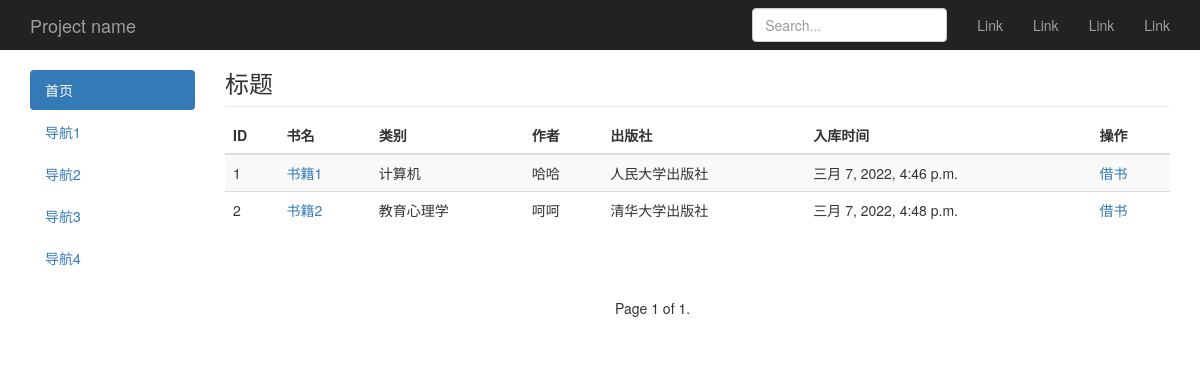
The page /book/list/?page=2 on the database as committed earlier.
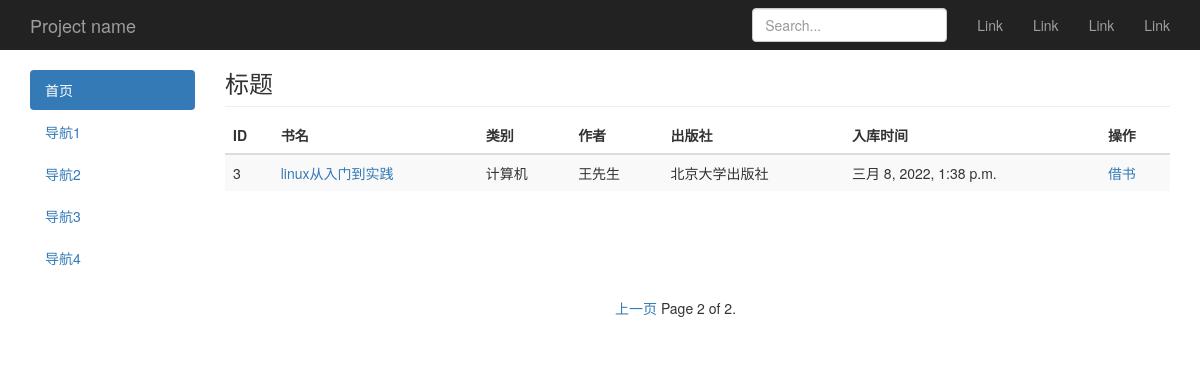
The same page on the database as committed later.
### book/models.py (models this page shows, shortened)
class Book(models.Model):
    choice_status = (
        (0,'正常'),
        (1,'借出中'),
        (2,'已借出'),
        (3,'归还中'),
    )
    name = models.CharField(max_length=30,blank=False,verbose_name='书名')
    category = models.ForeignKey(Category,on_delete=models.CASCADE,default='',blank=False,related_name='books_category',verbose_name='类别')
    author = models.CharField(max_length=30,null=True,blank=False,verbose_name='作者')
    publisher = models.CharField(max_length=30,null=True,blank=False,verbose_name='出版社')
    create_time = models.DateTimeField(auto_now_add=True,verbose_name='入库时间')
    status = models.SmallIntegerField(choices=choice_status,default=0,verbose_name='书籍状态')
    borrower = models.ForeignKey(settings.AUTH_USER_MODEL,on_delete=models.CASCADE,null=True,blank=True,related_name='books_borrower',verbose_name='借出人')
    borrow_time = models.DateTimeField(null=True,blank=True,verbose_name='借出时间')
    class Meta:
        verbose_name_plural = '图书列表'

class Category(models.Model):
    name = models.CharField(max_length=20,blank=True,verbose_name='图书类别')
    class Meta:
        verbose_name_plural = '图书类别'
    def __str__(self):
        return self.name

### book/views.py (the view)
# urls.py: path('book/list/',views.book_list,name='book_list'),
def book_list(request):
	list = Book.objects.all()
	paginator = Paginator(list,2)
	page = request.GET.get('page')
	try:
		list = paginator.page(page)
	except PageNotAnInteger:
		list = paginator.page(1)
	except EmptyPage:
		list = paginator.page(paginator.num_pages)
	return render(request,'book/list.html',locals())

### book/templates/book/list.html (shortened to what this page needs)
{% extends "book/base.html" %}
{% block content %}
        <h3 class="sub-header">标题</h3>
        <div class="table-responsive">
          <table class="table table-striped">
            <thead>
              <tr>
                <th>ID</th>
                <th>书名</th>
                <th>类别</th>
                <th>作者</th>
                <th>出版社</th>
                <th>入库时间</th>
                <th>操作</th>
              </tr>
            </thead>
            <tbody>
              {% for b in list %}
              <tr>
                <td>{{b.id}}</td>
                <td><a href="/book/{{b.id}}/show/">{{b.name}}</a></td>
                <td>{{b.category}}</td>
                <td>{{b.author}}</td>
                <td>{{b.publisher}}</td>
                <td>{{b.create_time}}</td>
                {% if b.status == 0 %}
                <td><a href="/book/{{b.id}}/borrow/">借书</a></td>
                {% elif b.status == 1 %}
                <td>借出中</td>
                {% elif b.status == 2 %}
                <td>已借出</td>
                {% elif b.status == 3 %}
                <td>归还中</td>
                {% endif %}
              </tr>
              {% endfor %}
            </tbody>
          </table>
        </div>
      </div>
    </div>
{% endblock %}
{% block page %}
        <div class="pagination">
          <span class="step-links">
            {% if list.has_previous %}
            <a href="?page={{ list.previous_page_number }}">上一页</a>
            {% endif %}
            <span class="current">
              Page {{ list.number }} of {{ list.paginator.num_pages }}.
            </span>
          </span>
        </div>
{% endblock %}

Rows that differ between the two databases and show on the page:
no longer on this page (row edited): Book: id "1", name "书籍1", category "计算机", author "哈哈", publisher "人民大学出版社", create_time "三月 7, 2022, 4:46 p.m."
no longer on this page (row edited): Book: id "2", name "书籍2", category "教育心理学", author "呵呵", publisher "清华大学出版社", create_time "三月 7, 2022, 4:48 p.m."
added Book: id "3", name "linux从入门到实践", category "计算机", author "王先生", publisher "北京大学出版社", create_time "三月 8, 2022, 1:38 p.m."
Other text that changed with them:
{{ list.number }}: "1" → "2"
{{ list.paginator.num_pages }}: "1" → "2"
text now shown: "上一页"
